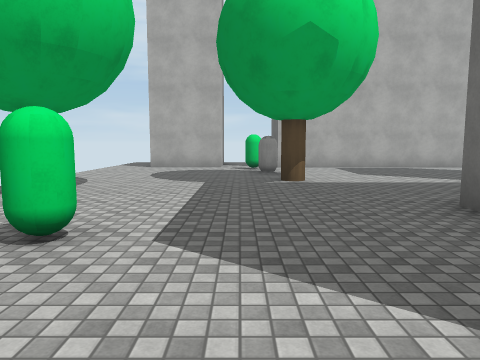
[1] (above)

24 first-person views from a walk through a scene from a Unity 3-D project. The camera is 1.5 m above the floor, tilts 6° down and sees 70° across. The floor is counted in squares, 2 m on a side. Each view is taken from the middle of a square. On the plan, view 1 faces up. The plan holds only what a view shows up to about 11 squares ahead; the rest is blank. The place goes on beyond the plan. The player is left out. Surface patterns are stand-ins for the level's own textures.

[2]
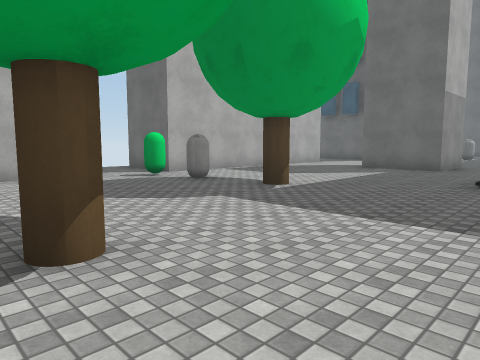

[3]
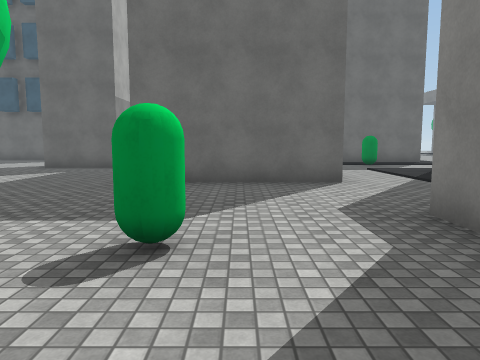

[4]
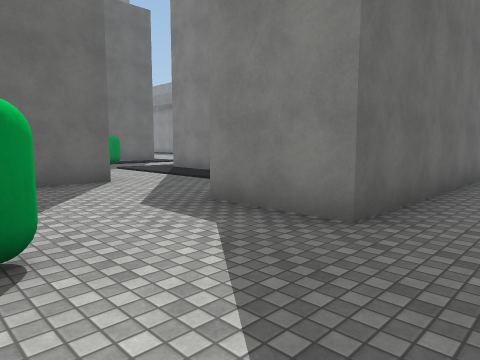

[5]
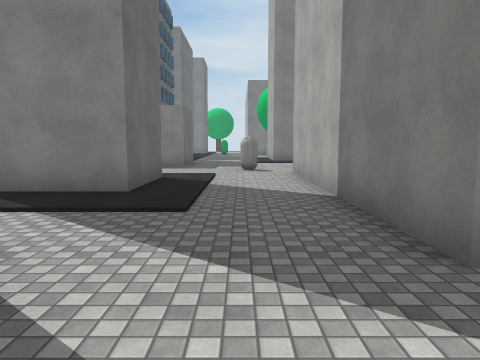

[6]
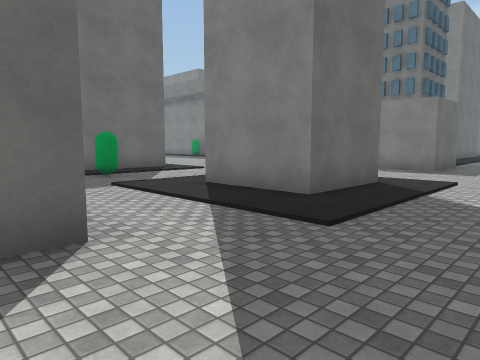

[7]
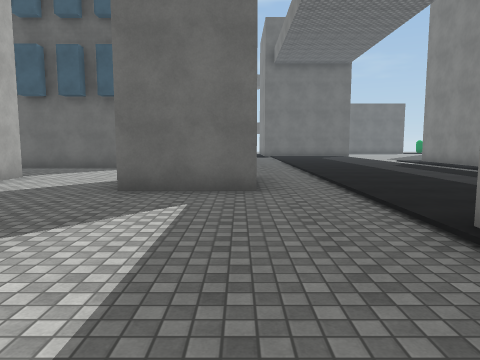

[8]
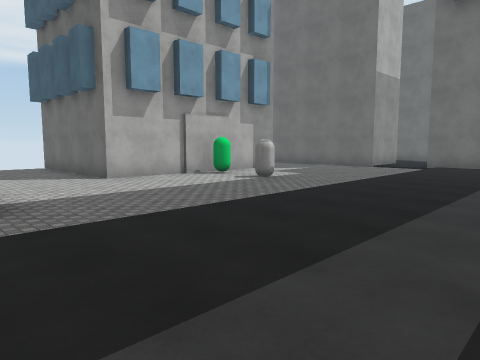

[9]
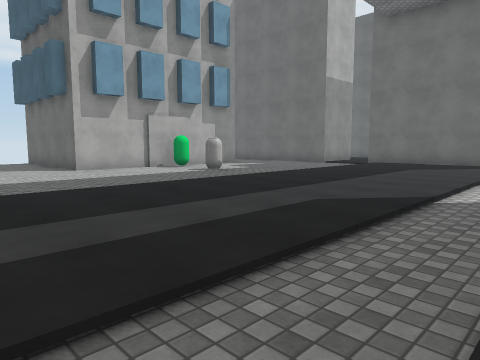

[10]
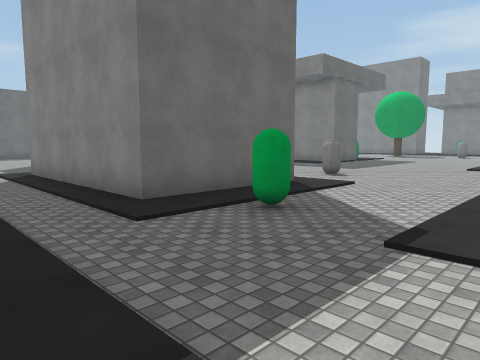

[11]
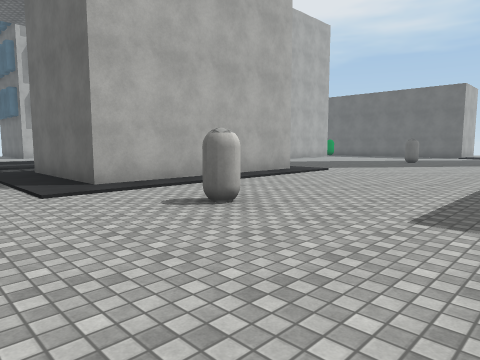

[12]
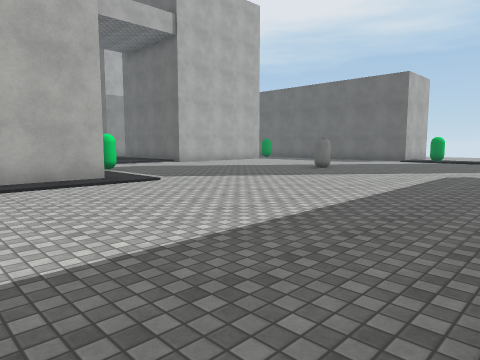

[13]
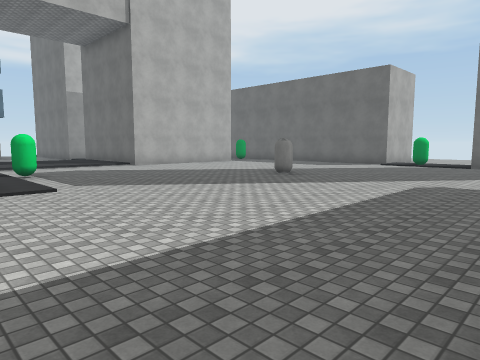

[14]
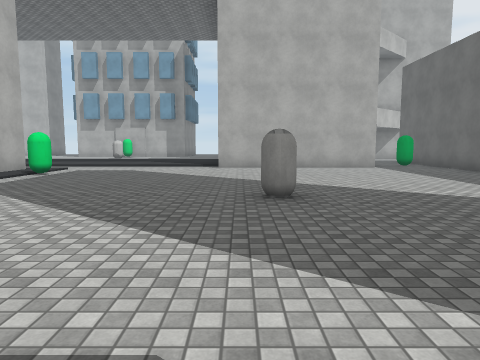

[15]
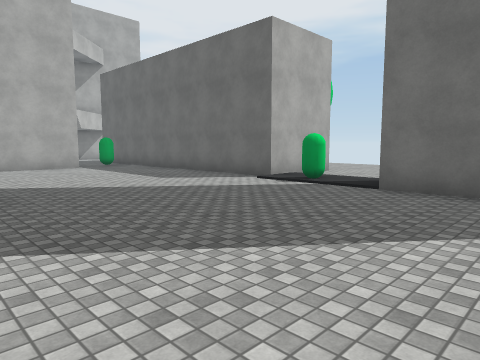

[16]
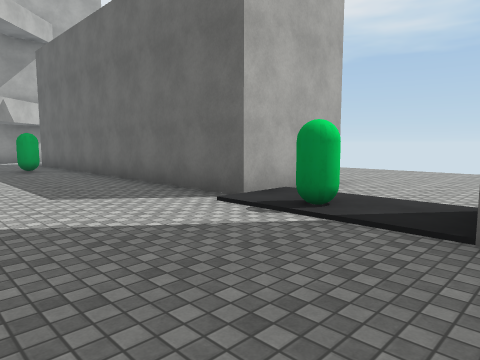

[17]
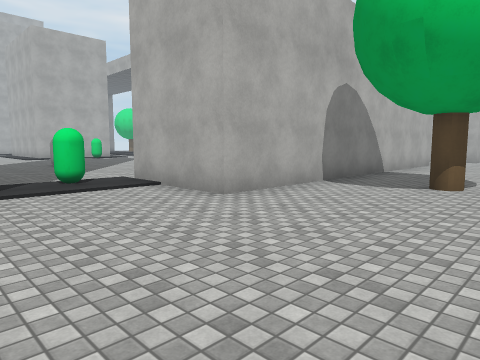

[18]
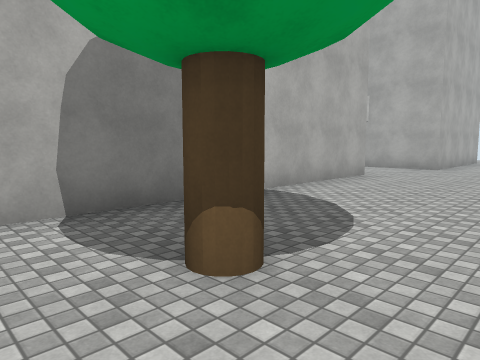

[19]
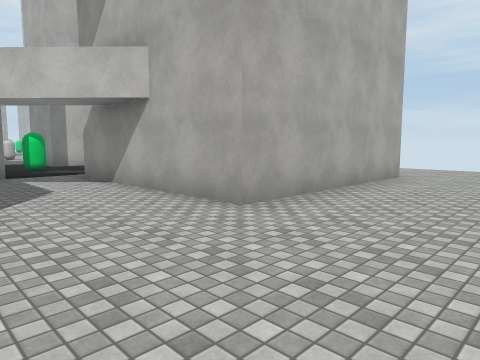

[20]
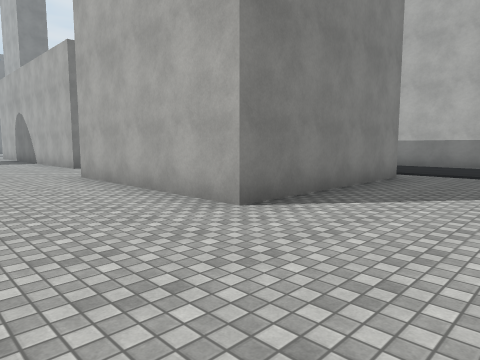

[21]
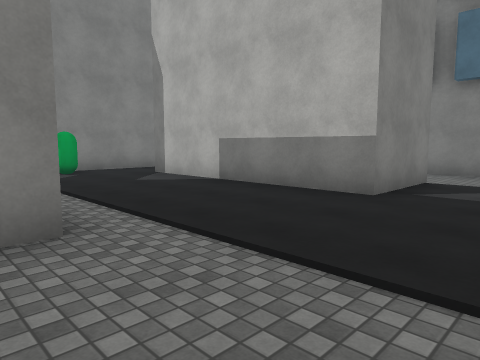

[22]
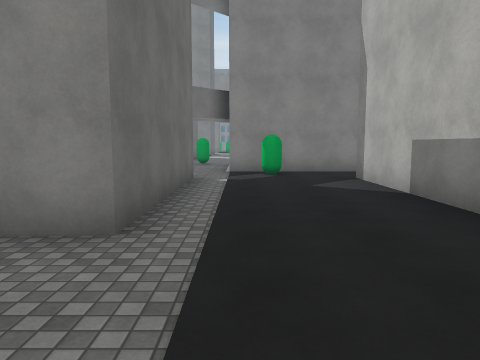

[23]
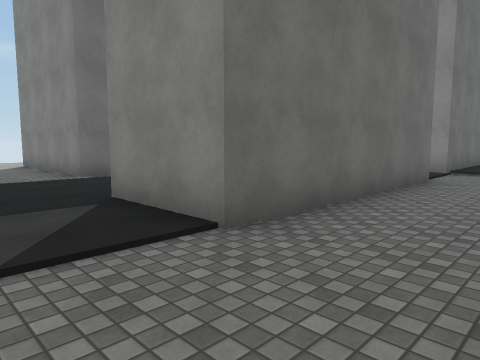

[24]
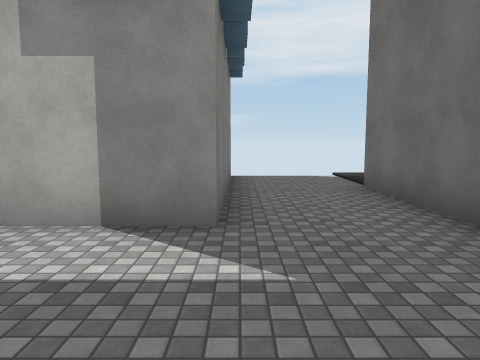

### Floor plan
Key: @ floor where view 1 was taken; # wall or solid block; . main floor; : floor 0.25 m higher than the main floor; C green capsule; A capsule; B building.
Columns run from 4 left of view 1 to 34 right of it. Each row starts with its distance up from view 1.
 14               ..B    B....  ....  .....
 13     ..#       ..B    B.................
 12     ..#       ..B    B...##............
 11 ..# ..#######...B    B...##...BBBBBB...
 10 ....C...........B    B...##...B    B..
  9 .....A..........BBBCBB...##...B    B..
  8 ...........# ............##...B    B..
  7  ....#.....# ......A.....##...B    B..
  6 .#.........##............ ..C.BBBBBB...
  5 ......................... .............
  4 .......#:::::::::::::::::#####.........
  3 ..C....# ::::::::::::::::#    .   #....
  2 .......#  :::::::::::::::#    ..###...
  1 .......# ::::::::::::::::#    ..###...
  0 ..##@....................#####C.###...
 -1  .##...................... .....###...
 -2  .##........C.######C..... .....###....
 -3  .##...###....#     C...........###....
 -4  .##...#  ....#     ............###.#..
 -5  .##...#  ....######............###....
 -6   ##....  ...............A......###....
 -7    #....  .............................
 -8     .A...  ...A................C.......
 -9     .....  ............................
-10       .##  ....................#   ....
-11       .#   .... ...............#
-12            ..   ......   ....

Positions as (right, up) in squares from view 1, and headings:
1: (0, 0), facing up
2: (-4, 3), facing up-right
3: (-4, 2), facing right
4: (-4, 3), facing down-right
5: (1, 2), facing down
6: (0, 1), facing down-right
7: (1, 6), facing right
8: (8, 1), facing up-right
9: (8, -1), facing up-right
10: (5, 1), facing down-right
11: (7, -11), facing up-right
12: (12, -12), facing up-right
13: (14, -12), facing up-right
14: (21, -11), facing up
15: (21, -12), facing up-right
16: (24, -10), facing up-right
17: (34, -10), facing up-left
18: (34, -5), facing up-left
19: (34, 3), facing up-left
20: (34, 14), facing down-left
21: (27, 14), facing down-left
22: (25, 14), facing down
23: (18, 14), facing down-right
24: (18, 6), facing up
